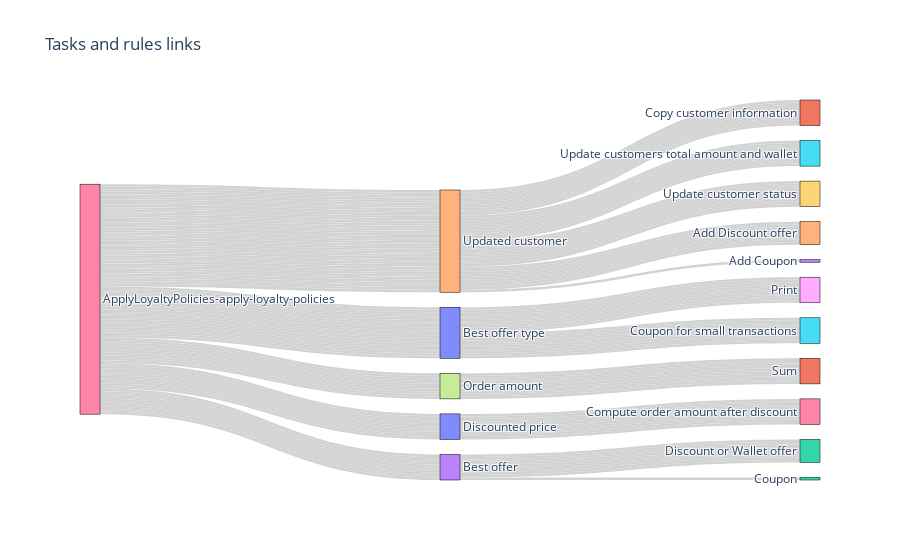

Notebook cell for this chart:
### Markdown cell above
### 4.1 Representing the decision model coverage through a sandkey <a class="anchor" id="section4_1"></a>
We project all decisions into a sandkey diagram. It shows a synthetic view of all executed assets including rules, tasks and decision models.

### Code cell
#################### setting #################
sources = []
targets = []
labels = []
values = []

for rule in rules:
    labels.extend(list(rule["from"].values()))

labels = list(set(labels))
for rule in rules:
    for item_source, item_target in zip(list(rule["from"].values())[0::1], list(rule["from"].values())[1::1]):
        sources.append(labels.index(item_source))
        targets.append(labels.index(item_target))
        values.append(1)

    sources.append(labels.index(list(rule["from"].values()).pop()))
    targets.append(labels.index(list(rule["from"].values()).pop()))
    values.append(0)

##################### SANKEY PLOT #################
fig = go.Figure(data=[go.Sankey(
    valueformat = ".0f",

    # Define nodes
    node = dict(
      pad = 15,
      thickness = 20,
      line = dict(color = "black", width = 0.5),
      label = labels,
      #color = [random.choice(px.colors.qualitative.Plotly) for i in range(0, len(labels))]
    ),

    # Add links
    link = dict(
      source = sources, 
      target = targets,
      value = values,
      label = labels,
      color = "lightgrey"
      #color = [random.choice(px.colors.qualitative.Set3) for i in range(0, len(labels))]
  ))])

fig.update_layout(title_text="Tasks and rules links", height=600, ) #width=2000
fig.show()

### Figure 1 — Plotly figure (JSON) as saved in the notebook; plotly's stock layout.template omitted (floating-point values rounded to 4 significant figures; data arrays with more than 128 entries replaced by an {"elided": "..."} marker saying what was removed)
{"data": [{"link": {"color": "lightgrey", "label": ["Discounted price", "Copy customer information", "Coupon", "Add Coupon", "Add Discount offer", "Update customers total amount and wallet", "ApplyLoyaltyPolicies-apply-loyalty-policies", "Order amount", "Print", "Update customer status", "Best offer type", "Sum", "Discount or Wallet offer", "Best offer", "Updated customer", "Coupon for small transactions", "Compute order amount after discount"], "source": {"elided": "270 int values"}, "target": {"elided": "270 int values"}, "value": {"elided": "270 int values"}}, "node": {"label": ["Discounted price", "Copy customer information", "Coupon", "Add Coupon", "Add Discount offer", "Update customers total amount and wallet", "ApplyLoyaltyPolicies-apply-loyalty-policies", "Order amount", "Print", "Update customer status", "Best offer type", "Sum", "Discount or Wallet offer", "Best offer", "Updated customer", "Coupon for small transactions", "Compute order amount after discount"], "line": {"color": "black", "width": 0.5}, "pad": 15, "thickness": 20}, "type": "sankey", "valueformat": ".0f"}], "layout": {"autosize": true, "title": {"text": "Tasks and rules links"}}}
